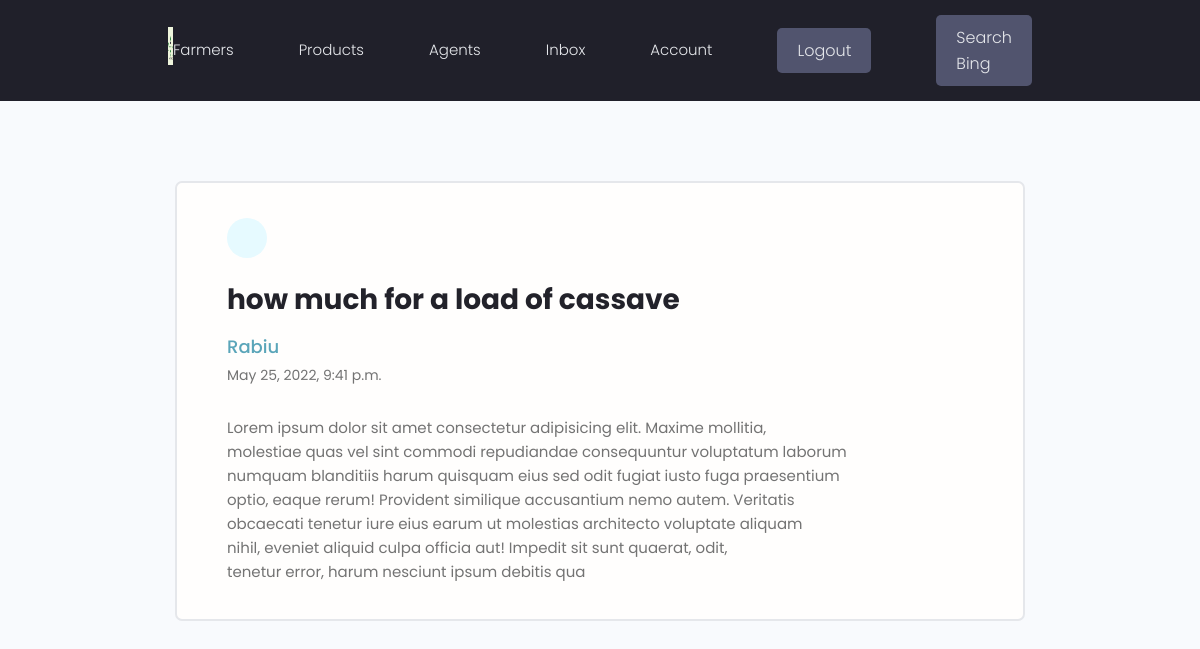
The page /message/19dc3402-7c95-46b3-87a7-f95fffe713fc/ (signed in) on the database its author committed.
### users/models.py (models this page shows, shortened)
class Message(models.Model):
    sender = models.ForeignKey(
        Profile, on_delete=models.SET_NULL, null=True, blank=True)
    recipient = models.ForeignKey(
        Profile, on_delete=models.SET_NULL, null=True, blank=True, related_name="messages")
    name = models.CharField(max_length=200, null=True, blank=True)
    email = models.EmailField(max_length=200, null=True, blank=True)
    subject = models.CharField(max_length=200, null=True, blank=True)
    body = models.TextField()
    is_read = models.BooleanField(default=False, null=True)
    created = models.DateTimeField(auto_now_add=True)
    id = models.UUIDField(default=uuid.uuid4, unique=True,
                          primary_key=True, editable=False)
    class Meta:
        ordering = ['is_read', '-created']

### users/views.py (the view)
# urls.py: path('message/<str:pk>/', views.viewMessage, name="message"),
@login_required(login_url='login')
def viewMessage(request, pk):
    profile = request.user.profile
    message = profile.messages.get(id=pk)
    if message.is_read == False:
        message.is_read = True
        message.save()
    context = {'message': message}
    return render(request, 'users/message.html', context)

### users/templates/users/message.html (shortened to what this page needs)
{% extends 'main.html' %}
{% block content %}
<main class="messagePage my-xl">
  <div class="content-box">
    <div class="message">
      <a class="backButton" href="{% url 'inbox' %}"></a>
      <h2 class="message__subject">{{message.subject}}</h4>
        {% if message.sender %}
        <a href="{% url 'user-profile' message.sender.id  %}" class="message__author">{{message.name}}</a>
        {% else %}
        <p class="message__author">{{message.name}}</p>
        {% endif %}
        <p class="message__date">{{message.created}}</p>
        <div class="message__body">{{message.body|linebreaksbr}}</div>
    </div>
  </div>
</main>
{% endblock content %}

### static/styles/app.css (style rules this page uses)
:root { --color-sub: #0b0b14e7; }
.content-box { width: 95%; max-width: 85rem; margin: 0 auto; }
.message { padding: 2.5rem 0; }
.message > a { display: flex; gap: 1rem; }
.message__author, .message__date { flex-basis: 25%; }
.message__subject { flex-basis: 50%; }
.message__date { text-align: right; }
.messagePage .message { list-style: none; background: var(--color-white); padding: 3.5rem 5rem; border: 2px solid var(--color-light); border-radius: 0.7rem; }
.messagePage .message__subject { font-size: 2.8rem; color: var(--color-sub); margin-bottom: 1rem; margin-top: 2rem; }
.messagePage .message__author { font-size: 1.8rem; font-weight: 500; }
.messagePage .message__date { font-size: 1.4rem; font-weight: 400; text-align: left; margin-bottom: 3rem; }
.backButton { background: var(--color-main-light); color: var(--color-main); width: 4rem; height: 4rem; display: flex; align-items: center; justify-content: center; border-radius: 50%; }

### static/uikit/styles/modules/_variables.css (style rules this page uses)
:root { background: linear-gradient(129.96deg, #FF2F2F 10.43%, #000460 92.78%), radial-gradient(100% 246.94% at 100% 0%, #FFFFFF 0%, #020063 100%), linear-gradient(58.72deg, #2200F2 0%, #530000 100%), linear-gradient(154.03deg, #B70000 0%, #FF003D 74.04%), linear-gradient(341.1deg, #FF0000 7.52%, #0038FF 77.98%), linear-gradient(136.23deg, #00C2FF 11.12%, #FF0000 86.47%), radial-gradient(57.37% 100% at 50% 0%, #B50000 0%, #0034BB 100%); background-blend-mode: overlay, color-burn, screen, overlay, difference, difference, normal; --color-main: #5aa5b9; --color-main-light: #e6faff; --color-sub: #080820; --color-sub-light: #51546e; --color-sub-lighter: #ededfd; --color-text: #737373; --color-gray: #8b8b8b; --color-light: #e5e7eb; --color-light-gray: #767676; --color-bg: #f8fafd; --color-white: #fffefd; --color-white-light: #f3f3f3; --color-success: #359e64; --color-success-bg: #def8e8; --color-error: #fc4b0b; --color-error-bg: #fff2ee; --font-base: 'Poppins', arial, helvetica, 'Segoe UI', roboto, ubuntu, sans-serif; --font-monospace: 'Fira Code', 'Courier New', courier, monospace; --font-regular: 300; --font-medium: 500; --font-bold: 700; --generic-shadow: 1px 1px 5px #00000010; --generic-transition: all 0.3s ease-in-out; }

### static/uikit/styles/modules/_base.css (style rules this page uses)
* { margin: 0; padding: 0; box-sizing: border-box; text-rendering: optimizeLegibility; color: inherit; font-size: inherit; }
html { font-size: 50%; }
@media only screen and (min-width: 480px) { html { font-size: 56.25%; } }
@media only screen and (min-width: 1200px) { html { font-size: 62.5%; } }
body { line-height: 1.6; font-weight: 400; font-size: 1.5rem; color: var(--color-text); background-color: var(--color-bg); min-height: 100vh; }

### static/uikit/styles/modules/_typography.css (style rules this page uses)
* { font-family: var(--font-base); }
h2 { font-size: 3.6rem; font-weight: var(--font-bold); }
p, span, strong { font-size: 1.6rem; color: var(--color-text); font-weight: var(--font-regular); }
a { padding-bottom: 2px; text-decoration: none; display: inline-block; color: var(--color-main); font-weight: var(--font-medium); }

### static/uikit/styles/modules/_utilities.css (style rules this page uses)
.my-xl { margin: 8rem auto; }

### rows shown on the page
Message: subject "how much for a load of cassave", name "Rabiu", created "May 25, 2022, 9:41 p.m.", body "Lorem ipsum dolor sit amet consectetur adipisicing elit. Maxime mollitia, molestiae quas vel sint commodi repudiandae consequuntur voluptatum laborum numquam blanditiis harum quisquam eius sed odit fugiat iusto fuga praesentium optio, eaque rerum! Provident similique accusantium nemo autem. Veritatis obcaecati tenetur iure eius earum ut molestias architecto voluptate aliquam nihil, eveniet aliquid culpa officia aut! Impedit sit sunt quaerat, odit, tenetur error, harum nesciunt ipsum debitis qua"
